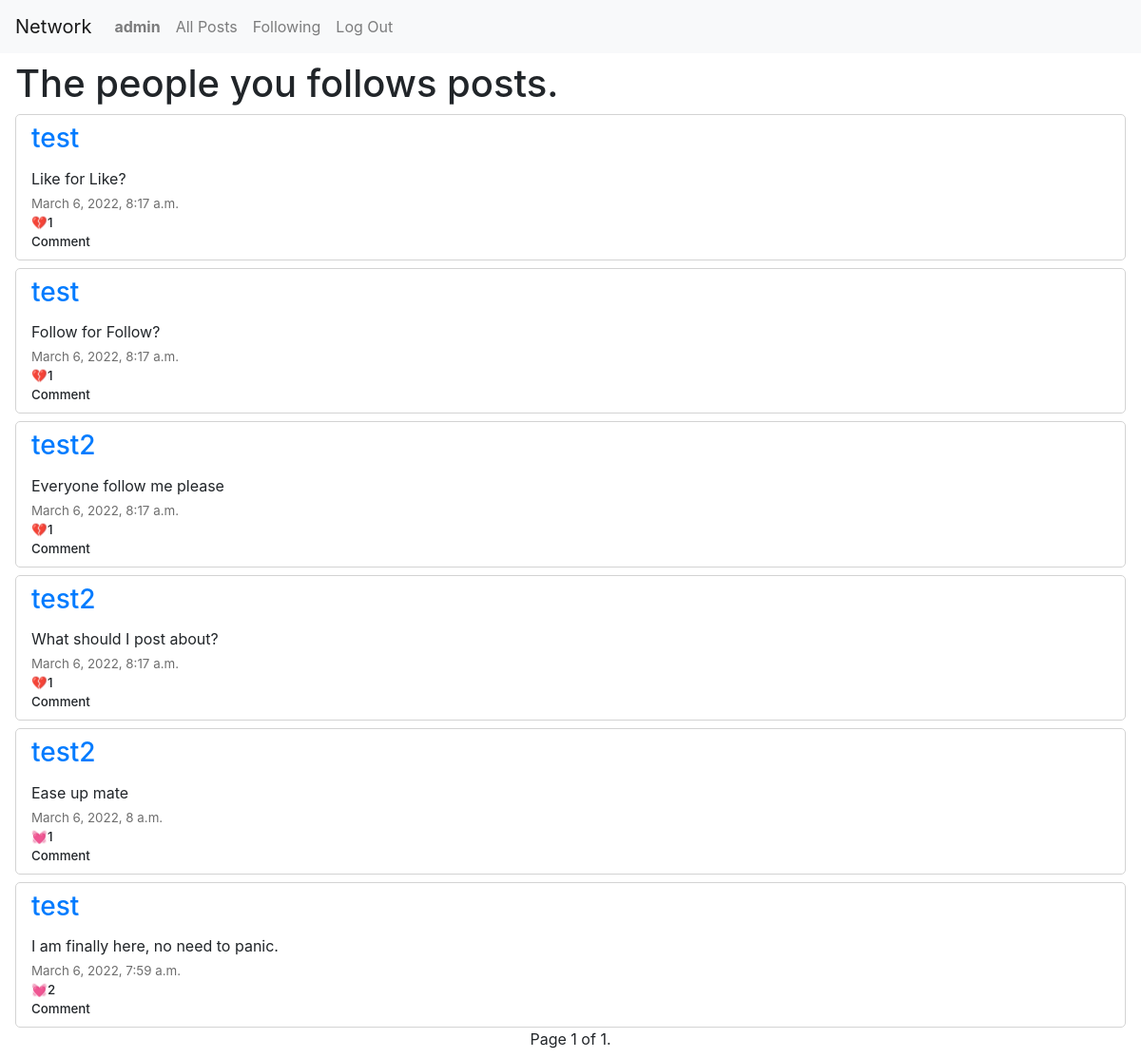
Page /following (signed in) on the committed database.
### network/models.py (models this page shows, shortened)
class User(AbstractUser):
    def __str__(self):
        return f"ID:{self.id} - {self.username} | {self.email}"

class Post(models.Model):
    user = models.ForeignKey("User", on_delete=models.CASCADE, related_name="posts")
    body = models.TextField(blank=True)
    timestamp = models.DateTimeField(auto_now_add=True)
    likes = models.ManyToManyField(User)

### network/views.py (the view)
# urls.py: path("following", views.following, name="following"),
@login_required
def following(request):
    following = Follower.objects.filter(followers=request.user)
    a = []
    for people in following:
        b = Post.objects.filter(user=people.user)
        for post in b:
            a.append(post)
    posts = sorted(a, key=lambda d: d.timestamp, reverse = True)
    pages = Paginator(posts, 10)
    page_number = request.GET.get('page')
    page_obj = pages.get_page(page_number)
    return render(request, "network/following.html", {
        "page_obj": page_obj,
    })

### network/templates/network/following.html (shortened to what this page needs)
{% extends "network/layout.html" %}
{% load static %}
{% block body %}
<div id="heading">
<h1>The people you follows posts.</h1>
</div>
    <div id="posts">
        {% for post in page_obj %}
        <div id="{{ post.id  }}" class="post">
            <div class="postName"><a href="{% url 'profile' post.user.username %}"><h3>{{ post.user.username }}</h3></a></div>
            <div class="postText">{{ post.body }}</div>
            <div class="postTimestamp">{{ post.timestamp }}</div>
            <div class="postLikes"><span class="like">{% if user in post.likes.all %}&#128148;{% else %}&#128147;{% endif %}</span><div class="likes">{{ post.likes.count }}</div></div>
            <div class="postComment">Comment</div>
        </div>
        {% endfor %}
    </div>
    <div class="pagination">
        <span class="step-links">
            <span class="current">
                Page {{ page_obj.number }} of {{ page_obj.paginator.num_pages }}.
            </span>
        </span>
    </div>
{% endblock %}

### network/templates/network/layout.html (shortened to what this page needs)
{% load static %}
<!DOCTYPE html>
<html lang="en">
    <head>
        <link rel="stylesheet" href="https://stackpath.bootstrapcdn.com/bootstrap/4.4.1/css/bootstrap.min.css">
        <link href="{% static 'network/styles.css' %}" rel="stylesheet">
    </head>
    <body>
        <nav class="navbar navbar-expand-lg navbar-light bg-light">
            <a class="navbar-brand" href="{% url 'index' %}">Network</a>
            <div>
              <ul class="navbar-nav mr-auto">
                {% if user.is_authenticated %}
                    <li class="nav-item">
                        <a class="nav-link" href="{% url 'profile' user.username %}"><strong>{{ user.username }}</strong></a>
                    </li>
                {% endif %}
                <li class="nav-item">
                  <a class="nav-link" href="{% url 'index' %}">All Posts</a>
                </li>
                {% if user.is_authenticated %}
                    <li class="nav-item">
                        <a class="nav-link" href="{% url 'following' %}">Following</a>
                    </li>
                    <li class="nav-item">
                        <a class="nav-link" href="{% url 'logout' %}">Log Out</a>
                    </li>
                {% endif %}
              </ul>
            </div>
          </nav>
        <div class="body">
            {% block body %}
            {% endblock %}
        </div>
    </body>
</html>

### network/static/network/styles.css (style rules this page uses)
.body { margin: 0.5rem 1rem; }
.pagination { justify-content: center; }
.post { display: flex; flex-direction: column; border: 1px solid lightgray; border-radius: 5px; padding: 0.5rem 1rem; margin-top: 0.5rem; }
.postEdit, .like, .postComment { cursor: pointer; }
.postEdit, .postComment, .postLikes { font-size: smaller; font-weight: 500; }
.postTimestamp { font-size: smaller; color: rgb(110, 110, 110); }
.likes { display: inline-block; }
.postText { margin-top: 5px; margin-bottom: 5px; white-space: pre-line; }

### rows in the picture
User: username "admin"
Post: user.username "test", body "Like for Like?", timestamp "March 6, 2022, 8:17 a.m.", likes.count "1"
Post: user.username "test", body "Follow for Follow?", timestamp "March 6, 2022, 8:17 a.m.", likes.count "1"
Post: user.username "test2", body "Everyone follow me please", timestamp "March 6, 2022, 8:17 a.m.", likes.count "1"
Post: user.username "test2", body "What should I post about?", timestamp "March 6, 2022, 8:17 a.m.", likes.count "1"
Post: user.username "test2", body "Ease up mate", timestamp "March 6, 2022, 8 a.m.", likes.count "1"
Post: user.username "test", body "I am finally here, no need to panic.", timestamp "March 6, 2022, 7:59 a.m.", likes.count "2"

### other values in the picture
{{ page_obj.number }} "1"
{{ page_obj.paginator.num_pages }} "1"
